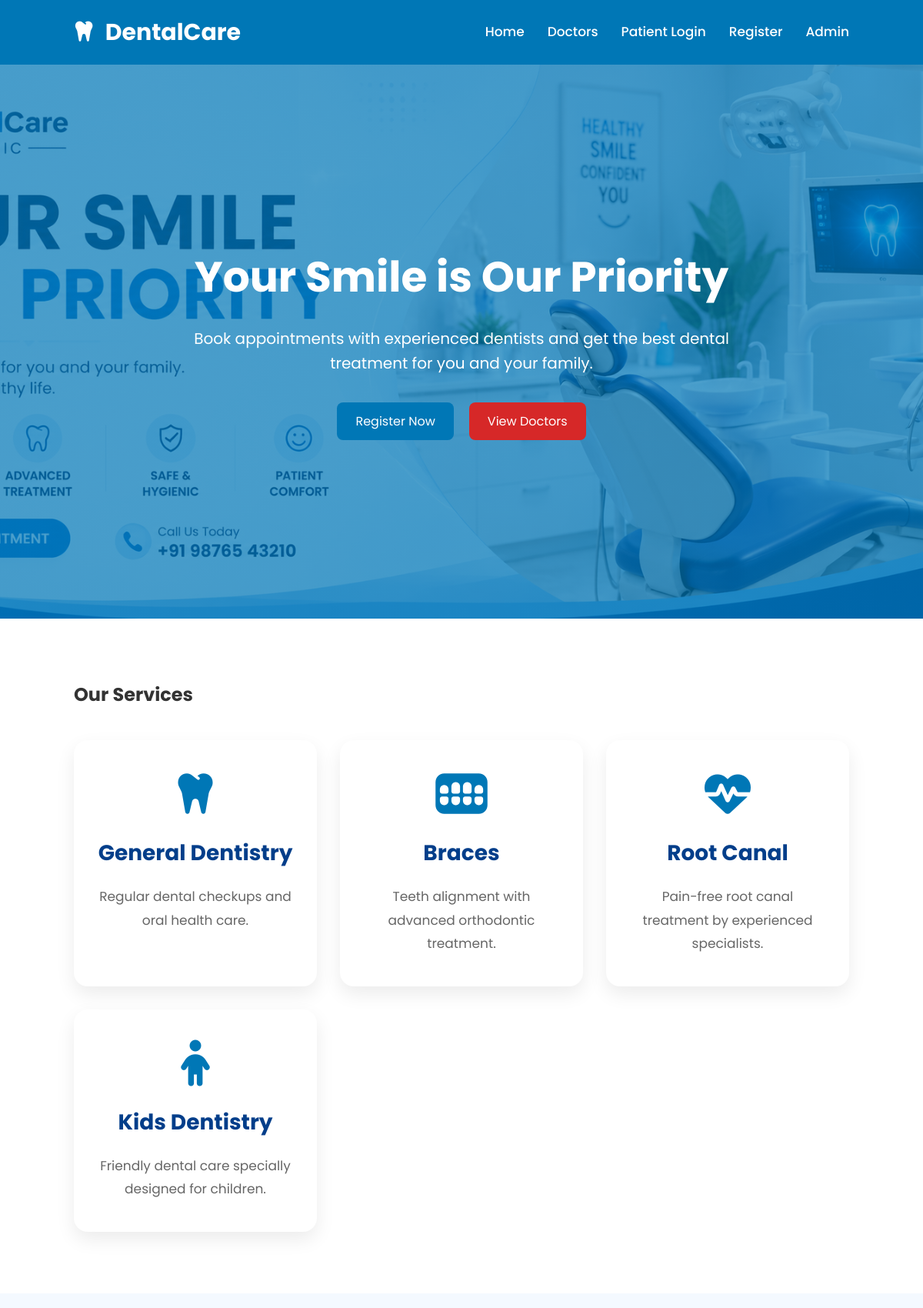
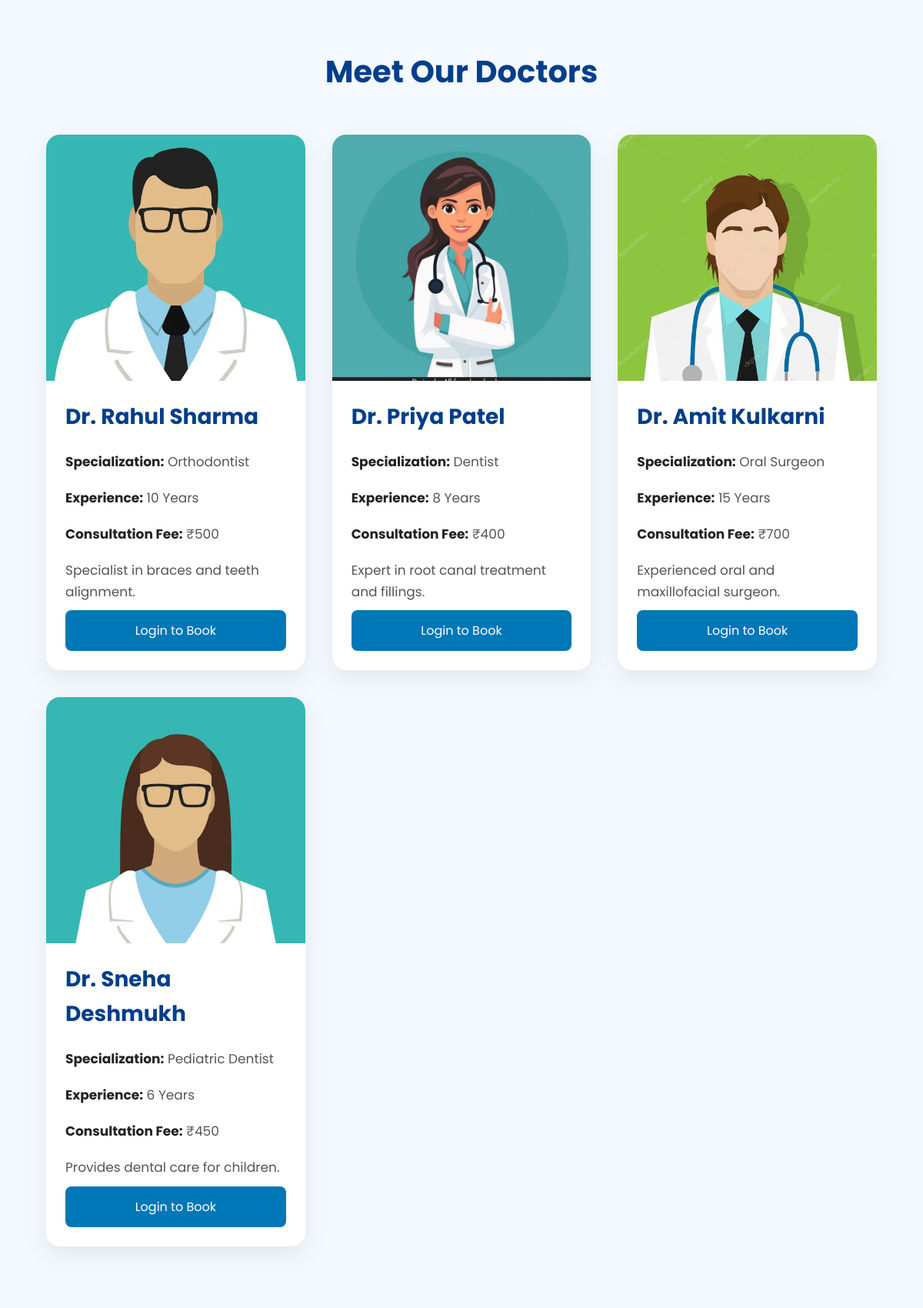
The page / (upper part) on the database its author committed (2 pictures, top to bottom).
### tables this page shows
CREATE TABLE doctors(
        id INTEGER PRIMARY KEY AUTOINCREMENT,
        name TEXT NOT NULL,
        specialization TEXT NOT NULL,
        experience INTEGER,
        fees INTEGER,
        image TEXT,
        about TEXT
    );

### app.py (the view)
@app.route("/")
def home():
    conn = get_db_connection()
    doctors = conn.execute("SELECT * FROM doctors").fetchall()
    conn.close()
    return render_template("index.html", doctors=doctors)

### database.py (called while the page is built)
def get_db_connection():
    conn = sqlite3.connect(DATABASE)
    conn.row_factory = sqlite3.Row
    return conn

### templates/index.html (shortened to what this page needs)
{% extends "layout.html" %}
{% block content %}
<section class="hero">
    <div class="hero-content">
        <h1>Your Smile is Our Priority</h1>
        <p>
            Book appointments with experienced dentists and get the best dental treatment for you and your family.
        </p>
        <div class="hero-buttons">
            <a href="{{ url_for('register') }}" class="btn">
                Register Now
            </a>
            <a href="{{ url_for('doctors') }}" class="btn btn-danger">
                View Doctors
            </a>
        </div>
    </div>
</section>
<section class="services">
    <h2>Our Services</h2>
    <div class="services-grid">
        <div class="service-card">
            <i class="fa-solid fa-tooth"></i>
            <h3>General Dentistry</h3>
            <p>
                Regular dental checkups and oral health care.
            </p>
        </div>
        <div class="service-card">
            <i class="fa-solid fa-teeth"></i>
            <h3>Braces</h3>
            <p>
                Teeth alignment with advanced orthodontic treatment.
            </p>
        </div>
        <div class="service-card">
            <i class="fa-solid fa-heart-pulse"></i>
            <h3>Root Canal</h3>
            <p>
                Pain-free root canal treatment by experienced specialists.
            </p>
        </div>
        <div class="service-card">
            <i class="fa-solid fa-child"></i>
            <h3>Kids Dentistry</h3>
            <p>
                Friendly dental care specially designed for children.
            </p>
        </div>
    </div>
</section>
<section class="doctors">
    <div class="container">
        <h2 class="section-title">
            Meet Our Doctors
        </h2>
        <div class="doctor-grid">
            {% for doctor in doctors %}
            <div class="doctor-card">
                <img
                    src="{{ url_for('static', filename='images/' + doctor['image']) }}"
                    alt="{{ doctor['name'] }}"
                >
                <div class="doctor-info">
                    <h3>{{ doctor['name'] }}</h3>
                    <p>
                        <strong>Specialization:</strong>
                        {{ doctor['specialization'] }}
                    </p>
                    <p>
                        <strong>Experience:</strong>
                        {{ doctor['experience'] }} Years
                    </p>
                    <p>
                        <strong>Consultation Fee:</strong>
                        ₹{{ doctor['fees'] }}
                    </p>
                    {% if doctor['about'] %}
                    <p>
                        {{ doctor['about'] }}
                    </p>
                    {% endif %}
                    {% if session.get('patient_id') %}
                    <a
                        href="{{ url_for('booking', doctor_id=doctor['id']) }}"
                        class="btn"
                    >
                        Book Appointment
                    </a>
                    {% else %}
                    <a
                        href="{{ url_for('login') }}"
                        class="btn"
                    >
                        Login to Book
                    </a>
                    {% endif %}
                </div>
            </div>
            {% endfor %}
        </div>
    </div>
</section>
{% endblock %}

### static/css/style.css (style rules this page uses)
* { margin:0; padding:0; box-sizing:border-box; font-family:'Poppins',sans-serif; }
html { scroll-behavior:smooth; }
body { background:#f4f9ff; color:#333; line-height:1.6; }
a { text-decoration:none; }
img { max-width:100%; display:block; }
.container { width:90%; max-width:1200px; margin:auto; }
.btn { display:inline-block; background:#0077b6; color:#fff; padding:12px 24px; border-radius:8px; transition:.3s; border:none; cursor:pointer; }
.btn-danger { background:#d62828; }
.hero { min-height:90vh; display:flex; align-items:center; justify-content:center; text-align:center; padding:40px; background: linear-gradient(rgba(0,119,182,.70), rgba(0,119,182,.70)), url("../images/banner.jpg"); background-size:cover; background-position:center; color:white; }
.hero-content { max-width:800px; }
.hero-content h1 { font-size:55px; margin-bottom:20px; font-weight:700; }
.hero-content p { font-size:20px; margin-bottom:35px; }
.hero-buttons { display:flex; justify-content:center; gap:20px; flex-wrap:wrap; }
section { padding:80px 8%; }
.section-title { text-align:center; font-size:40px; color:#023e8a; margin-bottom:50px; font-weight:700; }
.services { background:#ffffff; }
.services-grid { display:grid; grid-template-columns:repeat(auto-fit,minmax(280px,1fr)); gap:30px; margin-top:40px; }
.service-card { background:#fff; border-radius:18px; padding:40px 30px; text-align:center; box-shadow:0 10px 25px rgba(0,0,0,.08); transition:.4s; cursor:pointer; }
.service-card i { font-size:60px; color:#0077b6; margin-bottom:25px; }
.service-card h3 { font-size:28px; color:#023e8a; margin-bottom:18px; }
.service-card p { color:#666; font-size:17px; line-height:1.8; }
.doctors { background:#f4f9ff; padding:80px 0; }
.doctor-grid { display:grid; grid-template-columns:repeat(auto-fit,minmax(280px,1fr)); gap:35px; margin-top:45px; align-items:stretch; }
.doctor-card { background:#fff; border-radius:18px; overflow:hidden; box-shadow:0 10px 30px rgba(0,0,0,.08); transition:.4s; display:flex; flex-direction:column; height:100%; }
.doctor-card img { width:100%; height:320px; object-fit:cover; }
.doctor-info { padding:25px; display:flex; flex-direction:column; flex:1; }
.doctor-info h3 { color:#023e8a; font-size:28px; margin-bottom:12px; }
.doctor-info p { margin:10px 0; color:#555; font-size:17px; line-height:1.6; }
.doctor-info strong { color:#222; }
.doctor-info .btn { margin-top:auto; width:100%; text-align:center; padding:14px; }

### rows shown on the page
doctors: image (picture), name "Dr. Rahul Sharma", specialization "Orthodontist", experience "10", fees "500", about "Specialist in braces and teeth alignment."
doctors: image (picture), name "Dr. Priya Patel", specialization "Dentist", experience "8", fees "400", about "Expert in root canal treatment and fillings."
doctors: image (picture), name "Dr. Amit Kulkarni", specialization "Oral Surgeon", experience "15", fees "700", about "Experienced oral and maxillofacial surgeon."
doctors: image (picture), name "Dr. Sneha Deshmukh", specialization "Pediatric Dentist", experience "6", fees "450", about "Provides dental care for children."
